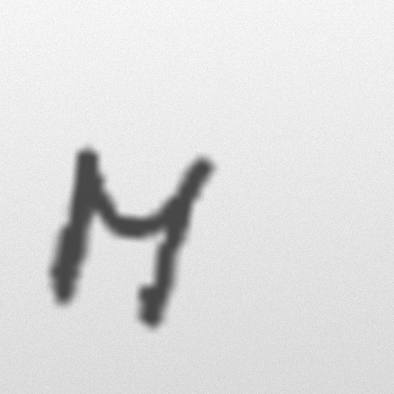
#> input picture samples/photo_00_077.jpg, 394 x 394 px
$ python -i preprocessing.py   (imports and definitions only)
#> lines starting #> are read from the running program, lines starting #| are printed output that depends on the picture; after the words box and inside, x2 and y2 are one past the last pixel; in counts of white or black regions, pixels touching at a corner belong together
"""Preprocessing for both dataset arrays and real-world user images.

Two pipelines live here and they must agree, otherwise the model sees
something at inference time that it never saw during training:

1. :func:`prepare_arrays` - the dataset pipeline (scale to [0, 1], add the
   channel axis).  EMNIST is already 28x28, centred and size-normalised by
   NIST, so no resizing or re-centring is applied to it.
2. :func:`preprocess_user_image` - the real-world pipeline.  A photo or
   scan is *not* EMNIST-like, so it is converted to grayscale, its polarity
   is detected, it is binarised, cropped to the ink, size-normalised into a
   20x20 box and centred by centre of mass inside 28x28 - which is exactly
   how NIST built MNIST/EMNIST in the first place.
"""

from __future__ import annotations

from pathlib import Path

import cv2
import numpy as np
from PIL import Image

#: Model input geometry (height, width, channels).
IMAGE_SIZE = 28
N_CHANNELS = 1
INPUT_SHAPE = (IMAGE_SIZE, IMAGE_SIZE, N_CHANNELS)

#: Side of the box the character is scaled into before centring, matching
#: the NIST procedure that produced MNIST/EMNIST.
INNER_BOX = 20


# --------------------------------------------------------------------------
# Dataset pipeline
# --------------------------------------------------------------------------
def prepare_arrays(x: np.ndarray, dtype: str = "float32") -> np.ndarray:
    """Scale ``uint8`` images to [0, 1] and append the channel axis.

    ``(N, 28, 28)`` uint8 -> ``(N, 28, 28, 1)`` float32.
    """
    x = np.asarray(x)
    if x.ndim == 2:  # a single image
        x = x[None, ...]
    if x.ndim == 3:
        x = x[..., None]
    return (x.astype(dtype) / 255.0).astype(dtype)


def to_uint8_images(x: np.ndarray) -> np.ndarray:
    """Inverse of :func:`prepare_arrays` for plotting: ``(N, 28, 28)`` uint8."""
    x = np.asarray(x)
    if x.ndim == 4:
        x = x[..., 0]
    if x.dtype != np.uint8:
        x = np.clip(x * 255.0, 0, 255).astype(np.uint8)
    return x


# --------------------------------------------------------------------------
# Real-world image pipeline
# --------------------------------------------------------------------------
def _read_grayscale(source: str | Path | np.ndarray | Image.Image) -> np.ndarray:
    """Read any supported input into a 2-D ``uint8`` grayscale array."""
    if isinstance(source, np.ndarray):
        image = source
        if image.ndim == 3:
            channels = image.shape[2]
            if channels == 4:
                image = cv2.cvtColor(image, cv2.COLOR_RGBA2GRAY)
            elif channels == 3:
                image = cv2.cvtColor(image, cv2.COLOR_RGB2GRAY)
            else:
                image = image[..., 0]
        if image.dtype != np.uint8:
            image = np.clip(image, 0, 255).astype(np.uint8)
        return image

    if isinstance(source, Image.Image):
        pil = source
    else:
        path = Path(source)
        if not path.exists():
            raise FileNotFoundError(f"Image not found: {path}")
        # PIL handles PNG/JPG/BMP/TIFF and transparency consistently.
        pil = Image.open(path)

    if pil.mode in {"RGBA", "LA", "P"}:
        # Composite transparency onto white so a transparent PNG does not
        # decode as black ink on a black background.
        pil = pil.convert("RGBA")
        background = Image.new("RGBA", pil.size, (255, 255, 255, 255))
        pil = Image.alpha_composite(background, pil)
    return np.array(pil.convert("L"), dtype=np.uint8)


def _binarise(gray: np.ndarray) -> tuple[np.ndarray, bool]:
    """Return an ink mask (255 = ink) and whether the source was inverted.

    Otsu's method picks the threshold from the image's own histogram, so it
    copes with photographs, scans and screenshots alike.  Polarity is then
    decided by area: handwriting covers a minority of the frame, so the
    smaller of the two regions is the ink.
    """
    # A light blur suppresses camera/JPEG noise before thresholding.
    blurred = cv2.GaussianBlur(gray, (3, 3), 0)
    _, mask = cv2.threshold(blurred, 0, 255, cv2.THRESH_BINARY + cv2.THRESH_OTSU)

    foreground_ratio = float((mask > 0).mean())
    inverted = False
    if foreground_ratio > 0.5:
        # More "bright" pixels than dark ones => dark ink on light paper.
        mask = cv2.bitwise_not(mask)
        inverted = True
    return mask, inverted


def _largest_component(mask: np.ndarray, min_area: int = 12) -> np.ndarray:
    """Keep only the largest connected blob, dropping specks and paper grain."""
    count, labels, stats, _ = cv2.connectedComponentsWithStats(mask, connectivity=8)
    if count <= 1:
        return mask
    areas = stats[1:, cv2.CC_STAT_AREA]
    biggest = int(np.argmax(areas)) + 1
    if areas.max() < min_area:
        return mask
    return np.where(labels == biggest, 255, 0).astype(np.uint8)


def _center_by_mass(image20: np.ndarray) -> np.ndarray:
    """Paste a size-normalised character into 28x28 at its centre of mass."""
    canvas = np.zeros((IMAGE_SIZE, IMAGE_SIZE), dtype=np.float32)
    h, w = image20.shape
    top = (IMAGE_SIZE - h) // 2
    left = (IMAGE_SIZE - w) // 2
    canvas[top : top + h, left : left + w] = image20

    total = canvas.sum()
    if total <= 0:
        return canvas
    ys, xs = np.nonzero(canvas)
    weights = canvas[ys, xs]
    cy = float((ys * weights).sum() / total)
    cx = float((xs * weights).sum() / total)
    shift_y = int(round(IMAGE_SIZE / 2.0 - 0.5 - cy))
    shift_x = int(round(IMAGE_SIZE / 2.0 - 0.5 - cx))
    matrix = np.float32([[1, 0, shift_x], [0, 1, shift_y]])
    return cv2.warpAffine(
        canvas, matrix, (IMAGE_SIZE, IMAGE_SIZE), flags=cv2.INTER_LINEAR, borderValue=0.0
    )


def preprocess_user_image(
    source: str | Path | np.ndarray | Image.Image,
    keep_largest_component: bool = True,
    return_steps: bool = False,
) -> np.ndarray | tuple[np.ndarray, dict]:
    """Turn an arbitrary handwritten-character image into a model input.

    Steps: grayscale -> denoise -> Otsu binarise -> polarity detection ->
    keep largest blob -> crop to ink bounding box -> scale longest side to
    20 px (aspect preserved) -> centre by centre of mass in 28x28 ->
    scale to [0, 1] -> shape ``(1, 28, 28, 1)``.

    Returns the tensor, or ``(tensor, steps)`` when ``return_steps`` is set,
    where ``steps`` holds the intermediate images for visualisation.
    """
    gray = _read_grayscale(source)
    mask, inverted = _binarise(gray)
    cleaned = _largest_component(mask) if keep_largest_component else mask

    ys, xs = np.nonzero(cleaned)
    if len(ys) == 0:
        raise ValueError("No foreground/ink detected in the image after thresholding.")
    y0, y1 = int(ys.min()), int(ys.max()) + 1
    x0, x1 = int(xs.min()), int(xs.max()) + 1

    # Crop the grayscale intensities (not the binary mask) so stroke
    # darkness is preserved, but blank out everything outside the ink blob.
    ink = np.where(cleaned > 0, 255 - gray if inverted else gray, 0).astype(np.uint8)
    cropped = ink[y0:y1, x0:x1]

    h, w = cropped.shape
    scale = INNER_BOX / float(max(h, w))
    new_h = max(1, int(round(h * scale)))
    new_w = max(1, int(round(w * scale)))
    # INTER_AREA is the correct choice when downsampling.
    interpolation = cv2.INTER_AREA if scale < 1 else cv2.INTER_LINEAR
    resized = cv2.resize(cropped, (new_w, new_h), interpolation=interpolation)

    centered = _center_by_mass(resized.astype(np.float32))
    if centered.max() > 0:
        centered = centered / centered.max() * 255.0

    tensor = prepare_arrays(centered.astype(np.uint8))
    if not return_steps:
        return tensor

    steps = {
        "grayscale": gray,
        "mask": cleaned,
        "inverted": inverted,
        "cropped": cropped,
        "resized": resized,
        "final_28x28": centered.astype(np.uint8),
        "bbox": (x0, y0, x1, y1),
    }
    return tensor, steps


def preprocessing_config() -> dict:
    """Serialisable description of the pipeline, saved next to the model."""
    return {
        "image_size": IMAGE_SIZE,
        "channels": N_CHANNELS,
        "input_shape": list(INPUT_SHAPE),
        "inner_box": INNER_BOX,
        "scaling": "divide by 255 -> [0, 1]",
        "dataset_orientation_fix": "transpose H and W axes of raw EMNIST IDX images",
        "user_image_pipeline": [
            "read as grayscale (transparency composited onto white)",
            "gaussian blur 3x3",
            "otsu threshold",
            "polarity detection (ink = minority region)",
            "keep largest connected component",
            "crop to ink bounding box",
            f"resize longest side to {INNER_BOX} px, aspect preserved",
            f"centre by centre of mass in {IMAGE_SIZE}x{IMAGE_SIZE}",
            "scale to [0, 1]",
        ],
        "foreground_convention": "white ink (high values) on black background",
    }

>>> import cv2
>>> picture = cv2.cvtColor(cv2.imread('../samples/photo_00_077.jpg'), cv2.COLOR_BGR2RGB)
#> picture is the input picture: shape (394, 394, 3); min 67, max 251, mean 221.5
>>> result = preprocess_user_image(picture)
#> in _binarise, `_, mask = cv2.threshold(blurred, 0, 255, cv2.THRESH_BINARY + cv2.THRES..`:
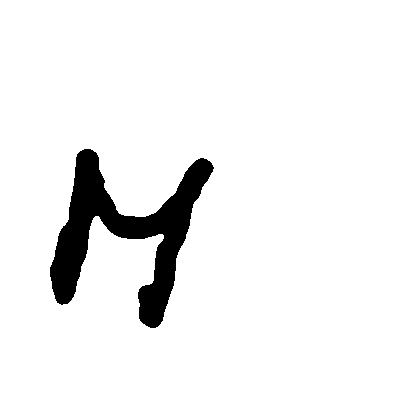
#> mask: shape (394, 394); 93.6% white; 1 black region, box (x1, y1, x2, y2) and area: (50, 149, 214, 328) 9957
#> in _binarise, `foreground_ratio = float((mask > 0).mean())`: foreground_ratio = 0.936
#> in preprocess_user_image, `mask, inverted = _binarise(gray)`: inverted = True
#> in _largest_component, `count, labels, stats, _ = cv2.connectedComponentsWithStats(mask, conne..`: count = 2; stats = [[0, 0, 394, 394, 145279], [50, 149, 164, 179, 9957]]
#> in _largest_component, `areas = stats[1:, cv2.CC_STAT_AREA]`: areas = [9957]
#> in _largest_component, `biggest = int(np.argmax(areas)) + 1`: biggest = 1
#> in preprocess_user_image, `ys, xs = np.nonzero(cleaned)`: ys = 9957 values from 149 to 327; xs = 9957 values, max 213 at index 549, min 50 at index 7566, mean 125
#> in preprocess_user_image, `y0, y1 = int(ys.min()), int(ys.max()) + 1`: y0 = 149; y1 = 328
#> in preprocess_user_image, `x0, x1 = int(xs.min()), int(xs.max()) + 1`: x0 = 50; x1 = 214
#> in preprocess_user_image, `ink = np.where(cleaned > 0, 255 - gray if inverted else gray, 0).astyp..`:
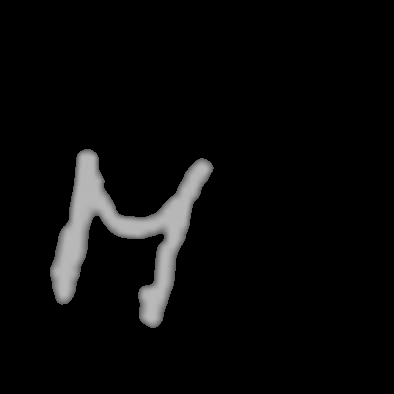
#> ink: shape (394, 394); min 0, max 188, mean 10.1
#> in preprocess_user_image, `cropped = ink[y0:y1, x0:x1]`:
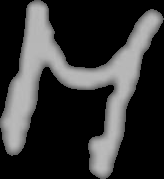
#> cropped: shape (179, 164); min 0, max 188, mean 53.3
#> in _center_by_mass, `canvas[top : top + h, left : left + w] = image20`:
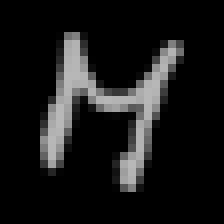
#> canvas: shape (28, 28) float32 (shown 8 times larger); min 0, max 184, mean 24.5
#> in _center_by_mass, `total = canvas.sum()`: total = 19175
#> in _center_by_mass, `ys, xs = np.nonzero(canvas)`: ys = 175 values from 4 to 23; xs = 175 values, max 22 at index 10, min 5 at index 87, mean 12.81
#> in _center_by_mass, `weights = canvas[ys, xs]`: weights = 175 values, max 184 at index 104, min 1 at index 23, mean 109.6
#> in _center_by_mass, `cy = float((ys * weights).sum() / total)`: cy = 12.77
#> in _center_by_mass, `cx = float((xs * weights).sum() / total)`: cx = 12.74
#> in _center_by_mass, `shift_y = int(round(IMAGE_SIZE / 2.0 - 0.5 - cy))`: shift_y = 1
#> in _center_by_mass, `matrix = np.float32([[1, 0, shift_x], [0, 1, shift_y]])`: matrix = [[1, 0, 1], [0, 1, 1]]
#> in _center_by_mass, `return cv2.warpAffine( canvas, matrix, (IMAGE_SIZE, IMAGE_SIZE), flags..`:
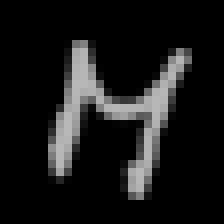
#> returned value: shape (28, 28) float32 (shown 8 times larger); min 0, max 184, mean 24.5
#> in preprocess_user_image, `centered = centered / centered.max() * 255.0`:
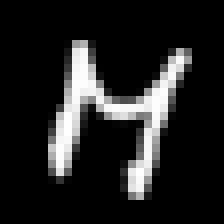
#> centered: shape (28, 28) float32 (shown 8 times larger); min 0, max 255, mean 33.9

$ run again, on samples/photo_02_098.jpg
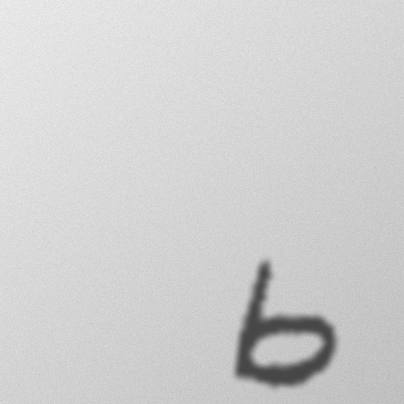
#> input picture samples/photo_02_098.jpg, 404 x 404 px
#> picture is the input picture: shape (404, 404, 3); min 67, max 237, mean 207.5
#> in _binarise, `_, mask = cv2.threshold(blurred, 0, 255, cv2.THRESH_BINARY + cv2.THRES..`:
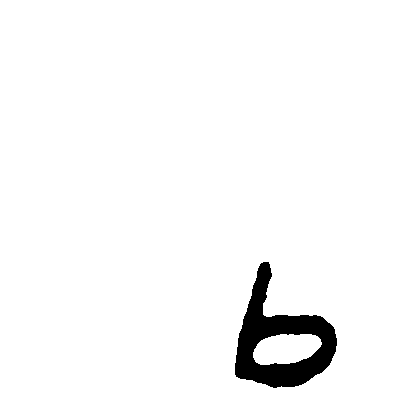
#> mask: shape (404, 404); 96.8% white; 1 black region, box (x1, y1, x2, y2) and area: (235, 262, 337, 388) 5297
#> foreground_ratio = 0.968
#> inverted = True
#> count = 2; stats = [[0, 0, 404, 404, 157919], [235, 262, 102, 126, 5297]]
#> areas = [5297]
#> biggest = 1
#> in preprocess_user_image, `ys, xs = np.nonzero(cleaned)`: ys = 5297 values from 262 to 387; xs = 5297 values, max 336 at index 2649, min 235 at index 3594, mean 279.7
#> y0 = 262; y1 = 388
#> x0 = 235; x1 = 337
#> total = 20745
#> in _center_by_mass, `ys, xs = np.nonzero(canvas)`: ys = 175 values from 4 to 23; xs = 175 values, max 21 at index 55, min 6 at index 56, mean 12.64
#> weights = 175 values, max 185 at index 148, min 1 at index 20, mean 118.5
#> cy = 16.12
#> cx = 12.59
#> shift_y = -3
#> shift_x = 1
#> matrix = [[1, 0, 1], [0, 1, -3]]
#> in preprocess_user_image, `centered = centered / centered.max() * 255.0`:
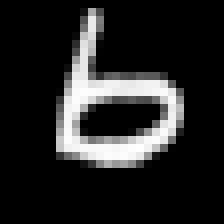
#> centered: shape (28, 28) float32 (shown 8 times larger); min 0, max 255, mean 36.5

$ run again, on samples/photo_06_052.jpg
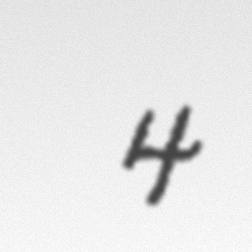
#> input picture samples/photo_06_052.jpg, 252 x 252 px
#> picture is the input picture: shape (252, 252, 3); min 66, max 255, mean 230.9
#> in _binarise, `_, mask = cv2.threshold(blurred, 0, 255, cv2.THRESH_BINARY + cv2.THRES..`:
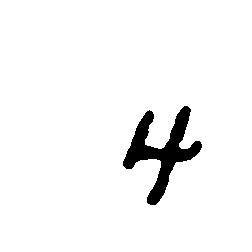
#> mask: shape (252, 252); 95.9% white; 1 black region, box (x1, y1, x2, y2) and area: (123, 106, 202, 205) 2593
#> foreground_ratio = 0.959
#> inverted = True
#> count = 2; stats = [[0, 0, 252, 252, 60911], [123, 106, 79, 99, 2593]]
#> areas = [2593]
#> biggest = 1
#> in preprocess_user_image, `ys, xs = np.nonzero(cleaned)`: ys = 2593 values from 106 to 204; xs = 2593 values, max 201 at index 928, min 123 at index 1936, mean 161
#> y0 = 106; y1 = 205
#> x0 = 123; x1 = 202
#> total = 15845
#> in _center_by_mass, `ys, xs = np.nonzero(canvas)`: ys = 153 values from 4 to 23; xs = 153 values, max 21 at index 61, min 6 at index 77, mean 13.3
#> weights = 153 values, max 184 at index 79, min 2 at index 7, mean 103.6
#> cy = 12.65
#> cx = 13.27
#> shift_y = 1
#> shift_x = 0
#> matrix = [[1, 0, 0], [0, 1, 1]]
#> in preprocess_user_image, `centered = centered / centered.max() * 255.0`:
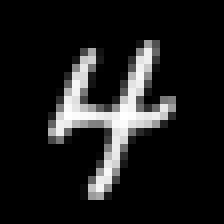
#> centered: shape (28, 28) float32 (shown 8 times larger); min 0, max 255, mean 28

$ run again, on samples/photo_08_075.jpg
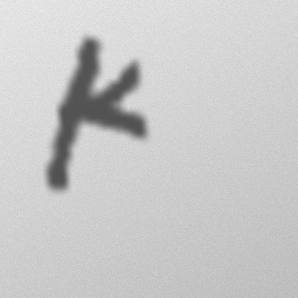
#> input picture samples/photo_08_075.jpg, 298 x 298 px
#> picture is the input picture: shape (298, 298, 3); min 79, max 234, mean 200.7
#> in _binarise, `_, mask = cv2.threshold(blurred, 0, 255, cv2.THRESH_BINARY + cv2.THRES..`:
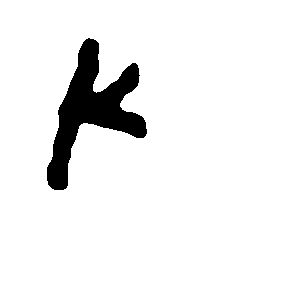
#> mask: shape (298, 298); 93.7% white; 1 black region, box (x1, y1, x2, y2) and area: (47, 38, 147, 190) 5600
#> foreground_ratio = 0.937
#> inverted = True
#> count = 2; stats = [[0, 0, 298, 298, 83204], [47, 38, 100, 152, 5600]]
#> areas = [5600]
#> biggest = 1
#> in preprocess_user_image, `ys, xs = np.nonzero(cleaned)`: ys = 5600 values from 38 to 189; xs = 5600 values, max 146 at index 4287, min 47 at index 5150, mean 91.19
#> y0 = 38; y1 = 190
#> x0 = 47; x1 = 147
#> total = 14605
#> in _center_by_mass, `ys, xs = np.nonzero(canvas)`: ys = 130 values from 4 to 23; xs = 130 values, max 19 at index 22, min 7 at index 104, mean 12.46
#> weights = 130 values, max 173 at index 122, min 1 at index 22, mean 112.3
#> cy = 13.01
#> cx = 12.29
#> shift_y = 0
#> shift_x = 1
#> matrix = [[1, 0, 1], [0, 1, 0]]
#> in preprocess_user_image, `centered = centered / centered.max() * 255.0`:
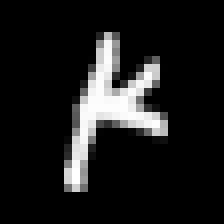
#> centered: shape (28, 28) float32 (shown 8 times larger); min 0, max 255, mean 27.5
